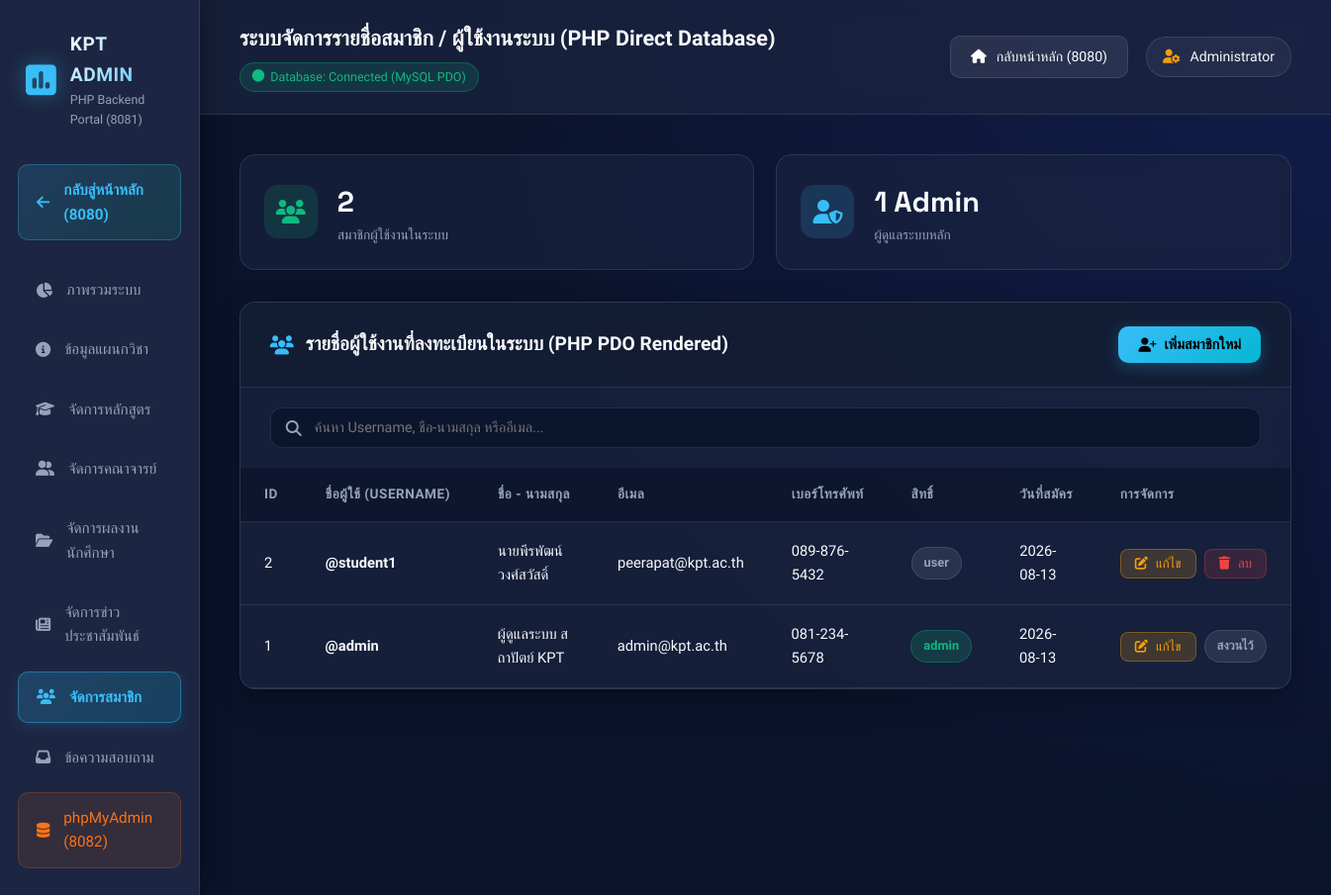
/backend/users.php, run on the app's committed database.
### tables this page shows
CREATE TABLE IF NOT EXISTS `users` (
  `id` INT AUTO_INCREMENT PRIMARY KEY,
  `username` VARCHAR(100) NOT NULL UNIQUE,
  `password` VARCHAR(255) NOT NULL,
  `fullname` VARCHAR(255) NOT NULL,
  `email` VARCHAR(255) NOT NULL UNIQUE,
  `phone` VARCHAR(50),
  `bio` TEXT,
  `avatar` LONGTEXT,
  `role` VARCHAR(50) DEFAULT 'user',
  `created_at` TIMESTAMP DEFAULT CURRENT_TIMESTAMP
);

### backend/users.php (the view, shortened to what this page needs)
<?php
require_once __DIR__ . '/db.php';
$users = [];
if ($pdo) {
    try {
        $users = $pdo->query("SELECT id, username, fullname, email, phone, role, created_at FROM users ORDER BY id DESC")->fetchAll();
    } catch (Exception $e) {}
}
?>
<!DOCTYPE html>
<html lang="th">
<head>
    <link rel="stylesheet" href="https://cdnjs.cloudflare.com/ajax/libs/font-awesome/6.4.0/css/all.min.css">
    <link rel="stylesheet" href="style.css">
</head>
<body>
    <div class="admin-wrapper">
        <aside class="sidebar">
            <div class="sidebar-header">
                <i class="fa-solid fa-square-poll-vertical logo-icon"></i>
                <div>
                    <div class="brand-title">KPT ADMIN</div>
                    <div class="brand-sub">PHP Backend Portal (8081)</div>
                </div>
            </div>
            <nav class="sidebar-menu">
                <a href="http://localhost:8080" class="btn-back-link"><i class="fa-solid fa-arrow-left"></i> กลับสู่หน้าหลัก (8080)</a>
                <a href="index.php"><i class="fa-solid fa-chart-pie"></i> ภาพรวมระบบ</a>
                <a href="info.php"><i class="fa-solid fa-circle-info"></i> ข้อมูลแผนกวิชา</a>
                <a href="courses.php"><i class="fa-solid fa-graduation-cap"></i> จัดการหลักสูตร</a>
                <a href="teachers.php"><i class="fa-solid fa-user-group"></i> จัดการคณาจารย์</a>
                <a href="portfolios.php"><i class="fa-solid fa-folder-open"></i> จัดการผลงานนักศึกษา</a>
                <a href="news.php"><i class="fa-solid fa-newspaper"></i> จัดการข่าวประชาสัมพันธ์</a>
                <a href="users.php" class="active"><i class="fa-solid fa-users"></i> จัดการสมาชิก</a>
                <a href="contacts.php"><i class="fa-solid fa-inbox"></i> ข้อความสอบถาม</a>
                <a href="http://localhost:8082" target="_blank" class="highlight-link"><i class="fa-solid fa-database"></i> phpMyAdmin (8082)</a>
            </nav>
        </aside>
        <main class="main-content">
            <header class="topbar">
                <div class="topbar-title">
                    <h2>ระบบจัดการรายชื่อสมาชิก / ผู้ใช้งานระบบ (PHP Direct Database)</h2>
                    <span class="badge badge-success"><i class="fa-solid fa-circle"></i> Database: Connected (MySQL PDO)</span>
                </div>
                <div class="topbar-actions">
                    <a href="http://localhost:8080" class="btn-topbar-back"><i class="fa-solid fa-house"></i> กลับหน้าหลัก (8080)</a>
                    <div class="user-profile">
                        <i class="fa-solid fa-user-gear"></i> Administrator
                    </div>
                </div>
            </header>
            <div class="content-body">
                <div class="metrics-grid">
                    <div class="metric-card">
                        <div class="metric-icon green"><i class="fa-solid fa-users"></i></div>
                        <div>
                            <div class="metric-val" id="statUsers"><?= count($users) ?></div>
                            <div class="metric-lbl">สมาชิกผู้ใช้งานในระบบ</div>
                        </div>
                    </div>
                    <div class="metric-card">
                        <div class="metric-icon blue"><i class="fa-solid fa-user-shield"></i></div>
                        <div>
                            <div class="metric-val">1 Admin</div>
                            <div class="metric-lbl">ผู้ดูแลระบบหลัก</div>
                        </div>
                    </div>
                </div>
                <div class="section-card">
                    <div class="card-header flex-header">
                        <h3><i class="fa-solid fa-users"></i> รายชื่อผู้ใช้งานที่ลงทะเบียนในระบบ (PHP PDO Rendered)</h3>
                        <button class="btn btn-primary" onclick="openAdminModal('addUserModal')"><i class="fa-solid fa-user-plus"></i> เพิ่มสมาชิกใหม่</button>
                    </div>
                    <div style="padding: 20px 30px 0 30px;">
                        <div class="toolbar-container">
                            <div class="search-box">
                                <i class="fa-solid fa-magnifying-glass"></i>
                                <input type="text" id="searchUserInput" class="search-input" placeholder="ค้นหา Username, ชื่อ-นามสกุล หรืออีเมล...">
                            </div>
                        </div>
                    </div>
                    <div class="table-responsive">
                        <table class="data-table">
                            <thead>
                                <tr>
                                    <th>ID</th>
                                    <th>ชื่อผู้ใช้ (Username)</th>
                                    <th>ชื่อ - นามสกุล</th>
                                    <th>อีเมล</th>
                                    <th>เบอร์โทรศัพท์</th>
                                    <th>สิทธิ์</th>
                                    <th>วันที่สมัคร</th>
                                    <th>การจัดการ</th>
                                </tr>
                            </thead>
                            <tbody id="adminUsersTable">
                                <?php if (empty($users)): ?>
                                    <tr><td colspan="8" style="text-align:center; color: var(--text-muted); padding:30px;">ไม่พบข้อมูลสมาชิกใน Database</td></tr>
                                <?php else: ?>
                                    <?php foreach ($users as $u): ?>
                                        <tr>
                                            <td><?= $u['id'] ?></td>
                                            <td><strong>@<?= htmlspecialchars($u['username']) ?></strong></td>
                                            <td><?= htmlspecialchars($u['fullname']) ?></td>
                                            <td><?= htmlspecialchars($u['email']) ?></td>
                                            <td><?= htmlspecialchars($u['phone'] ?? '-') ?></td>
                                            <td><span class="tag <?= $u['role'] === 'admin' ? 'tag-green' : 'tag-gray' ?>"><?= htmlspecialchars($u['role']) ?></span></td>
                                            <td><?= $u['created_at'] ? substr($u['created_at'], 0, 10) : '-' ?></td>
                                            <td>
                                                <div class="action-btns">
                                                    <button class="btn btn-warning btn-sm" onclick="editUserModal(<?= $u['id'] ?>)"><i class="fa-solid fa-pen-to-square"></i> แก้ไข</button>
                                                    <?php if ($u['username'] !== 'admin'): ?>
                                                        <button class="btn btn-danger btn-sm" onclick="deleteItem('users_delete', <?= $u['id'] ?>)"><i class="fa-solid fa-trash"></i> ลบ</button>
                                                    <?php else: ?>
                                                        <span class="tag tag-gray">สงวนไว้</span>
                                                    <?php endif; ?>
                                                </div>
                                            </td>
                                        </tr>
                                    <?php endforeach; ?>
                                <?php endif; ?>
                            </tbody>
                        </table>
                    </div>
                </div>
            </div>
        </main>
    </div>
</body>
</html>

### data on the page
users: id "2", username "student1", fullname "นายพีรพัฒน์ วงศ์สวัสดิ์", email "peerapat@kpt.ac.th", phone "089-876-5432", role "user", created_at "2026-08-13"
users: id "1", username "admin", fullname "ผู้ดูแลระบบ สถาปัตย์ KPT", email "admin@kpt.ac.th", phone "081-234-5678", role "admin", created_at "2026-08-13", shows "สงวนไว้"

### other printed values
count($users) "2"
